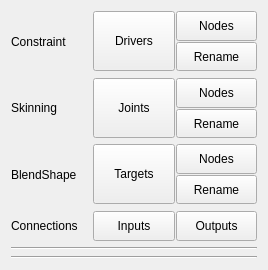
           <widget class="QWidget" name="SurgeryPageDeformers">
            <property name="geometry">
             <rect>
              <x>0</x>
              <y>0</y>
              <width>268</width>
              <height>270</height>
             </rect>
            </property>
            <attribute name="label">
             <string>Deformers</string>
            </attribute>
            <layout class="QVBoxLayout" name="verticalLayout_31">
             <item>
              <widget class="QFrame" name="LaySurgeryConstraint">
               <property name="maximumSize">
                <size>
                 <width>16777215</width>
                 <height>63</height>
                </size>
               </property>
               <property name="class" stdset="0">
                <string>label_frame</string>
               </property>
               <layout class="QHBoxLayout" name="horizontalLayout_30" stretch="1,2">
                <property name="spacing">
                 <number>0</number>
                </property>
                <property name="leftMargin">
                 <number>0</number>
                </property>
                <property name="topMargin">
                 <number>0</number>
                </property>
                <property name="rightMargin">
                 <number>0</number>
                </property>
                <property name="bottomMargin">
                 <number>0</number>
                </property>
                <item>
                 <widget class="QLabel" name="LblConstraint">
                  <property name="text">
                   <string>Constraint</string>
                  </property>
                 </widget>
                </item>
                <item>
                 <widget class="QFrame" name="horizontalFrame_2">
                  <layout class="QHBoxLayout" name="horizontalLayout_21">
                   <property name="spacing">
                    <number>1</number>
                   </property>
                   <property name="leftMargin">
                    <number>0</number>
                   </property>
                   <property name="topMargin">
                    <number>0</number>
                   </property>
                   <property name="rightMargin">
                    <number>0</number>
                   </property>
                   <property name="bottomMargin">
                    <number>0</number>
                   </property>
                   <item>
                    <widget class="QPushButton" name="BtnConstraintDrivers">
                     <property name="minimumSize">
                      <size>
                       <width>0</width>
                       <height>60</height>
                      </size>
                     </property>
                     <property name="text">
                      <string>Drivers</string>
                     </property>
                    </widget>
                   </item>
                   <item>
                    <layout class="QVBoxLayout" name="verticalLayout_4">
                     <property name="spacing">
                      <number>1</number>
                     </property>
                     <item>
                      <widget class="QPushButton" name="BtnConstraintNodes">
                       <property name="minimumSize">
                        <size>
                         <width>0</width>
                         <height>30</height>
                        </size>
                       </property>
                       <property name="text">
                        <string>Nodes</string>
                       </property>
                       <property name="class" stdset="0">
                        <string>control-group-top-right</string>
                       </property>
                      </widget>
                     </item>
                     <item>
                      <widget class="QPushButton" name="BtnConstraintRename">
                       <property name="minimumSize">
                        <size>
                         <width>0</width>
                         <height>29</height>
                        </size>
                       </property>
                       <property name="text">
                        <string>Rename</string>
                       </property>
                       <property name="class" stdset="0">
                        <string>control-group-bottom-right</string>
                       </property>
                      </widget>
                     </item>
                    </layout>
                   </item>
                  </layout>
                 </widget>
                </item>
               </layout>
              </widget>
             </item>
             <item>
              <widget class="QFrame" name="LaySurgerySkinning">
               <property name="maximumSize">
                <size>
                 <width>16777215</width>
                 <height>63</height>
                </size>
               </property>
               <property name="class" stdset="0">
                <string>label_frame</string>
               </property>
               <layout class="QHBoxLayout" name="horizontalLayout_31" stretch="1,2">
                <property name="spacing">
                 <number>0</number>
                </property>
                <property name="leftMargin">
                 <number>0</number>
                </property>
                <property name="topMargin">
                 <number>0</number>
                </property>
                <property name="rightMargin">
                 <number>0</number>
                </property>
                <property name="bottomMargin">
                 <number>0</number>
                </property>
                <item>
                 <widget class="QLabel" name="LblSkinning">
                  <property name="text">
                   <string>Skinning</string>
                  </property>
                 </widget>
                </item>
                <item>
                 <widget class="QFrame" name="horizontalFrame_2">
                  <layout class="QHBoxLayout" name="horizontalLayout_22">
                   <property name="spacing">
                    <number>1</number>
                   </property>
                   <property name="leftMargin">
                    <number>0</number>
                   </property>
                   <property name="topMargin">
                    <number>0</number>
                   </property>
                   <property name="rightMargin">
                    <number>0</number>
                   </property>
                   <property name="bottomMargin">
                    <number>0</number>
                   </property>
                   <item>
                    <widget class="QPushButton" name="BtnSkinningJoints">
                     <property name="minimumSize">
                      <size>
                       <width>0</width>
                       <height>60</height>
                      </size>
                     </property>
                     <property name="text">
                      <string>Joints</string>
                     </property>
                    </widget>
                   </item>
                   <item>
                    <layout class="QVBoxLayout" name="verticalLayout_15">
                     <property name="spacing">
                      <number>1</number>
                     </property>
                     <item>
                      <widget class="QPushButton" name="BtnSkinningNodes">
                       <property name="minimumSize">
                        <size>
                         <width>0</width>
                         <height>30</height>
                        </size>
                       </property>
                       <property name="text">
                        <string>Nodes</string>
                       </property>
                       <property name="class" stdset="0">
                        <string>control-group-top-right</string>
                       </property>
                      </widget>
                     </item>
                     <item>
                      <widget class="QPushButton" name="BtnSkinningRename">
                       <property name="minimumSize">
                        <size>
                         <width>0</width>
                         <height>29</height>
                        </size>
                       </property>
                       <property name="text">
                        <string>Rename</string>
                       </property>
                       <property name="class" stdset="0">
                        <string>control-group-bottom-right</string>
                       </property>
                      </widget>
                     </item>
                    </layout>
                   </item>
                  </layout>
                 </widget>
                </item>
               </layout>
              </widget>
             </item>
             <item>
              <widget class="QFrame" name="LaySurgeryBlendshape">
               <property name="maximumSize">
                <size>
                 <width>16777215</width>
                 <height>63</height>
                </size>
               </property>
               <property name="class" stdset="0">
                <string>label_frame</string>
               </property>
               <layout class="QHBoxLayout" name="horizontalLayout_32" stretch="1,2">
                <property name="spacing">
                 <number>0</number>
                </property>
                <property name="leftMargin">
                 <number>0</number>
                </property>
                <property name="topMargin">
                 <number>0</number>
                </property>
                <property name="rightMargin">
                 <number>0</number>
                </property>
                <property name="bottomMargin">
                 <number>0</number>
                </property>
                <item>
                 <widget class="QLabel" name="LblBlendshape">
                  <property name="text">
                   <string>BlendShape</string>
                  </property>
                 </widget>
                </item>
                <item>
                 <widget class="QFrame" name="horizontalFrame_2">
                  <layout class="QHBoxLayout" name="horizontalLayout_23">
                   <property name="spacing">
                    <number>1</number>
                   </property>
                   <property name="leftMargin">
                    <number>0</number>
                   </property>
                   <property name="topMargin">
                    <number>0</number>
                   </property>
                   <property name="rightMargin">
                    <number>0</number>
                   </property>
                   <property name="bottomMargin">
                    <number>0</number>
                   </property>
                   <item>
                    <widget class="QPushButton" name="BtnBlendshapeTargets">
                     <property name="minimumSize">
                      <size>
                       <width>0</width>
                       <height>60</height>
                      </size>
                     </property>
                     <property name="text">
                      <string>Targets</string>
                     </property>
                    </widget>
                   </item>
                   <item>
                    <layout class="QVBoxLayout" name="verticalLayout_17">
                     <property name="spacing">
                      <number>1</number>
                     </property>
                     <item>
                      <widget class="QPushButton" name="BtnBlendshapeNodes">
                       <property name="minimumSize">
                        <size>
                         <width>0</width>
                         <height>30</height>
                        </size>
                       </property>
                       <property name="text">
                        <string>Nodes</string>
                       </property>
                       <property name="class" stdset="0">
                        <string>control-group-top-right</string>
                       </property>
                      </widget>
                     </item>
                     <item>
                      <widget class="QPushButton" name="BtnBlendshapeRename">
                       <property name="minimumSize">
                        <size>
                         <width>0</width>
                         <height>29</height>
                        </size>
                       </property>
                       <property name="text">
                        <string>Rename</string>
                       </property>
                       <property name="class" stdset="0">
                        <string>control-group-bottom-right</string>
                       </property>
                      </widget>
                     </item>
                    </layout>
                   </item>
                  </layout>
                 </widget>
                </item>
               </layout>
              </widget>
             </item>
             <item>
              <widget class="QFrame" name="LaySurgeryConnection">
               <property name="maximumSize">
                <size>
                 <width>16777215</width>
                 <height>30</height>
                </size>
               </property>
               <property name="class" stdset="0">
                <string>label_frame</string>
               </property>
               <layout class="QHBoxLayout" name="horizontalLayout_34" stretch="1,2">
                <property name="spacing">
                 <number>0</number>
                </property>
                <property name="leftMargin">
                 <number>0</number>
                </property>
                <property name="topMargin">
                 <number>0</number>
                </property>
                <property name="rightMargin">
                 <number>0</number>
                </property>
                <property name="bottomMargin">
                 <number>0</number>
                </property>
                <item>
                 <widget class="QLabel" name="LblConnections">
                  <property name="text">
                   <string>Connections</string>
                  </property>
                 </widget>
                </item>
                <item>
                 <layout class="QHBoxLayout" name="horizontalLayout_10">
                  <property name="spacing">
                   <number>1</number>
                  </property>
                  <property name="leftMargin">
                   <number>0</number>
                  </property>
                  <property name="rightMargin">
                   <number>0</number>
                  </property>
                  <item>
                   <widget class="QPushButton" name="BtnConnectionInputs">
                    <property name="minimumSize">
                     <size>
                      <width>0</width>
                      <height>30</height>
                     </size>
                    </property>
                    <property name="toolTip">
                     <string>Select input nodes from selection.</string>
                    </property>
                    <property name="text">
                     <string>Inputs</string>
                    </property>
                   </widget>
                  </item>
                  <item>
                   <widget class="QPushButton" name="BtnConnectionOutputs">
                    <property name="minimumSize">
                     <size>
                      <width>0</width>
                      <height>30</height>
                     </size>
                    </property>
                    <property name="toolTip">
                     <string>Select output nodes from selection.</string>
                    </property>
                    <property name="text">
                     <string>Outputs</string>
                    </property>
                    <property name="class" stdset="0">
                     <string>control-group-right</string>
                    </property>
                   </widget>
                  </item>
                 </layout>
                </item>
               </layout>
              </widget>
             </item>
             <item>
              <widget class="Line" name="SurgeryLineA">
               <property name="orientation">
                <enum>Qt::Horizontal</enum>
               </property>
              </widget>
             </item>
             <item>
              <widget class="Line" name="SurgeryLineB">
               <property name="orientation">
                <enum>Qt::Horizontal</enum>
               </property>
              </widget>
             </item>
            </layout>
           </widget>
